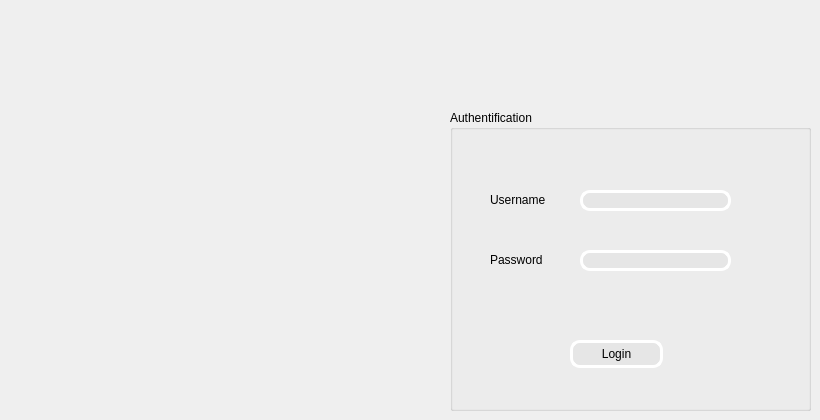
    <widget class="QWidget" name="tab_18">
     <attribute name="title">
      <string>Login</string>
     </attribute>
     <widget class="QGroupBox" name="groupBox_11">
      <property name="geometry">
       <rect>
        <x>450</x>
        <y>110</y>
        <width>361</width>
        <height>301</height>
       </rect>
      </property>
      <property name="styleSheet">
       <string notr="true"/>
      </property>
      <property name="title">
       <string>Authentification</string>
      </property>
      <widget class="QLabel" name="label_41">
       <property name="geometry">
        <rect>
         <x>40</x>
         <y>80</y>
         <width>91</width>
         <height>21</height>
        </rect>
       </property>
       <property name="styleSheet">
        <string notr="true">font: 75 10pt &quot;Palatino Linotype&quot;;</string>
       </property>
       <property name="text">
        <string>&lt;html&gt;&lt;head/&gt;&lt;body&gt;&lt;p&gt;Username&lt;/p&gt;&lt;/body&gt;&lt;/html&gt;</string>
       </property>
      </widget>
      <widget class="QLineEdit" name="lineEdit_login">
       <property name="geometry">
        <rect>
         <x>130</x>
         <y>80</y>
         <width>151</width>
         <height>21</height>
        </rect>
       </property>
       <property name="styleSheet">
        <string notr="true">color: #b1b1b1;
color: rgb(0, 0, 0);
background-color: rgb(230, 230, 230);

 

    border-width: 3px;

    border-color: #ffffff;

    border-style: solid;

    border-radius: 10;



    padding: 3px;

    font-size: 12px;

    padding-left: 5px;

    padding-right: 5px;

    border-style: solid;

    border-radius: 10;



    padding: 3px;

    font-size: 12px;

    padding-left: 5px;

    padding-right: 5px;</string>
       </property>
       <property name="text">
        <string/>
       </property>
      </widget>
      <widget class="QLabel" name="label_42">
       <property name="geometry">
        <rect>
         <x>40</x>
         <y>140</y>
         <width>101</width>
         <height>21</height>
        </rect>
       </property>
       <property name="styleSheet">
        <string notr="true">font: 75 10pt &quot;Palatino Linotype&quot;;</string>
       </property>
       <property name="text">
        <string>&lt;html&gt;&lt;head/&gt;&lt;body&gt;&lt;p&gt;Password&lt;/p&gt;&lt;/body&gt;&lt;/html&gt;</string>
       </property>
      </widget>
      <widget class="QLineEdit" name="lineEdit_2_mdp">
       <property name="geometry">
        <rect>
         <x>130</x>
         <y>140</y>
         <width>151</width>
         <height>21</height>
        </rect>
       </property>
       <property name="styleSheet">
        <string notr="true">color: #b1b1b1;
color: rgb(0, 0, 0);
background-color: rgb(230, 230, 230);

 

    border-width: 3px;

    border-color: #ffffff;

    border-style: solid;

    border-radius: 10;



    padding: 3px;

    font-size: 12px;

    padding-left: 5px;

    padding-right: 5px;

    border-style: solid;

    border-radius: 10;



    padding: 3px;

    font-size: 12px;

    padding-left: 5px;

    padding-right: 5px;</string>
       </property>
      </widget>
      <widget class="QPushButton" name="pb_login">
       <property name="geometry">
        <rect>
         <x>120</x>
         <y>230</y>
         <width>93</width>
         <height>28</height>
        </rect>
       </property>
       <property name="styleSheet">
        <string notr="true">color: #b1b1b1;
color: rgb(0, 0, 0);
background-color: rgb(230, 230, 230);

 

    border-width: 3px;

    border-color: #ffffff;


    border-style: solid;

    border-radius: 10;



    padding: 3px;

    font-size: 12px;

    padding-left: 5px;

    padding-right: 5px;</string>
       </property>
       <property name="text">
        <string>Login</string>
       </property>
      </widget>
     </widget>
    </widget>
